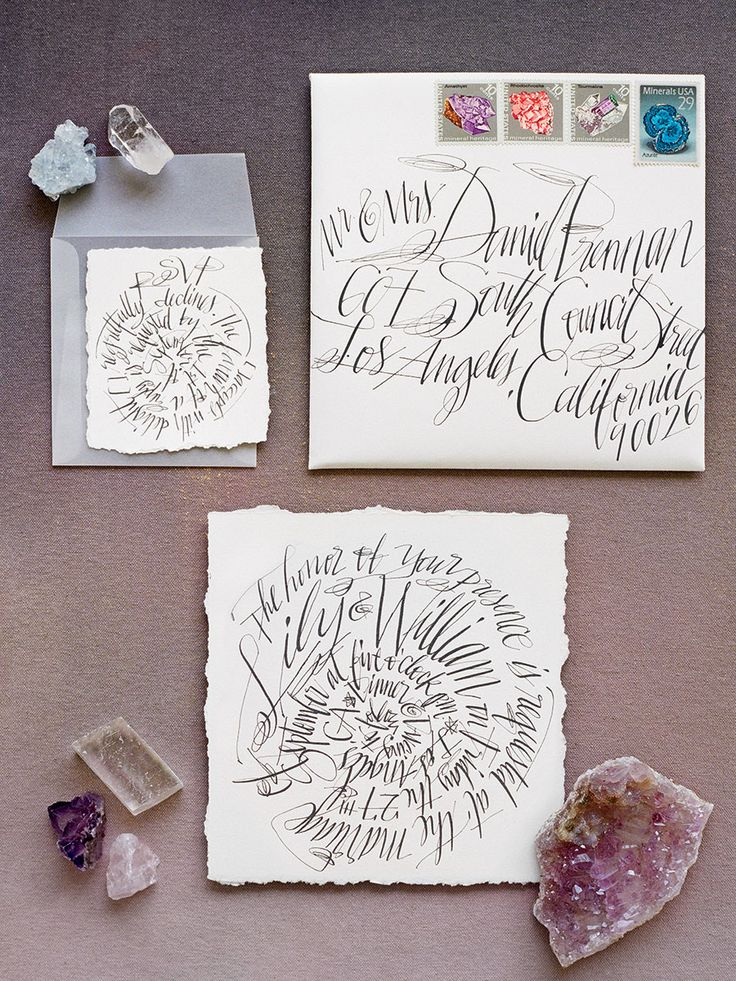
#> input picture Calligraphy_Extracting_and_Font_Approaches/images/image_1.jpg, 736 x 981 px
$ python -i data_preparation.py   (imports and definitions only)
#> lines starting #> are read from the running program, lines starting #| are printed output that depends on the picture; after the words box and inside, x2 and y2 are one past the last pixel; in counts of white or black regions, pixels touching at a corner belong together
# %%writefile /kaggle/working/data_preparation.py
#!/usr/bin/env python3
# Cell 2: Data Preparation and Processing Functions

import cv2
import numpy as np
import re
import json
from pathlib import Path
import logging
from tqdm import tqdm
from PIL import Image
from typing import Dict

logger = logging.getLogger(__name__)


class ImageProcessor:
    """Handles image preprocessing for calligraphy training"""

    def __init__(self, target_size: int = 512):
        self.target_size = target_size

    def preprocess_image(self, image_path: str) -> Image.Image:
        """Preprocess calligraphy image for training"""
        img = Image.open(image_path).convert('RGB')
#> img is the input picture: PIL image 736x981 RGB; mean R, G, B 170.5, 159.4, 160.8

        # Convert to grayscale first for better text detection
        gray = cv2.cvtColor(np.array(img), cv2.COLOR_RGB2GRAY)
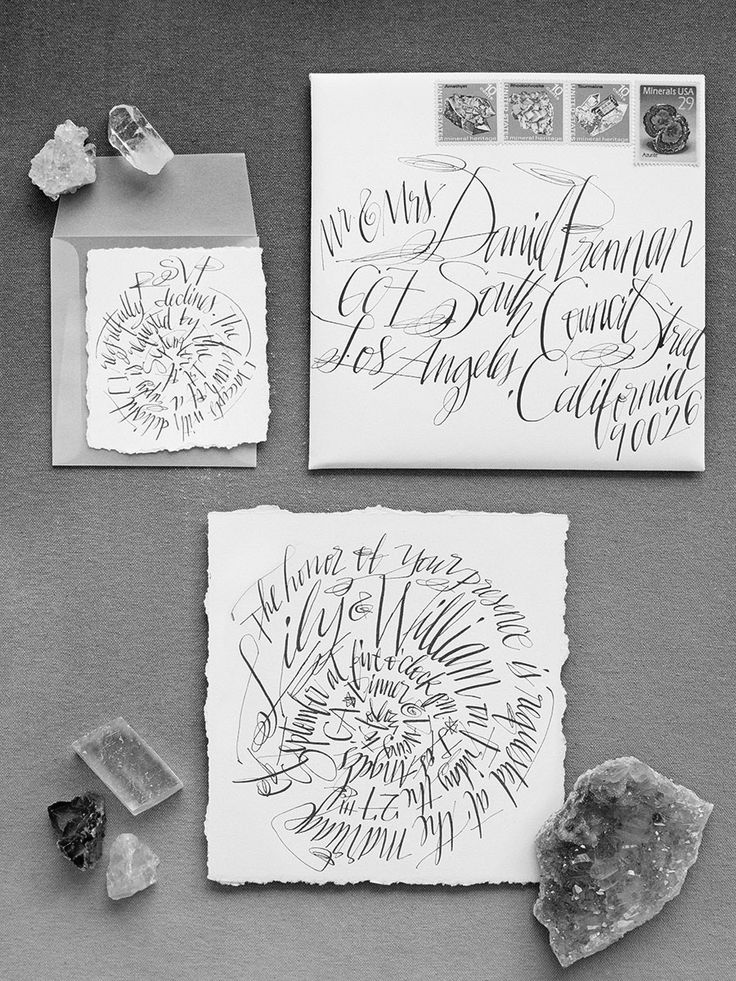
#> gray: shape (981, 736); min 0, max 255, mean 162.9

        # Apply adaptive thresholding for better text extraction
        binary = cv2.adaptiveThreshold(
            gray, 255, cv2.ADAPTIVE_THRESH_GAUSSIAN_C, cv2.THRESH_BINARY, 11, 2
        )
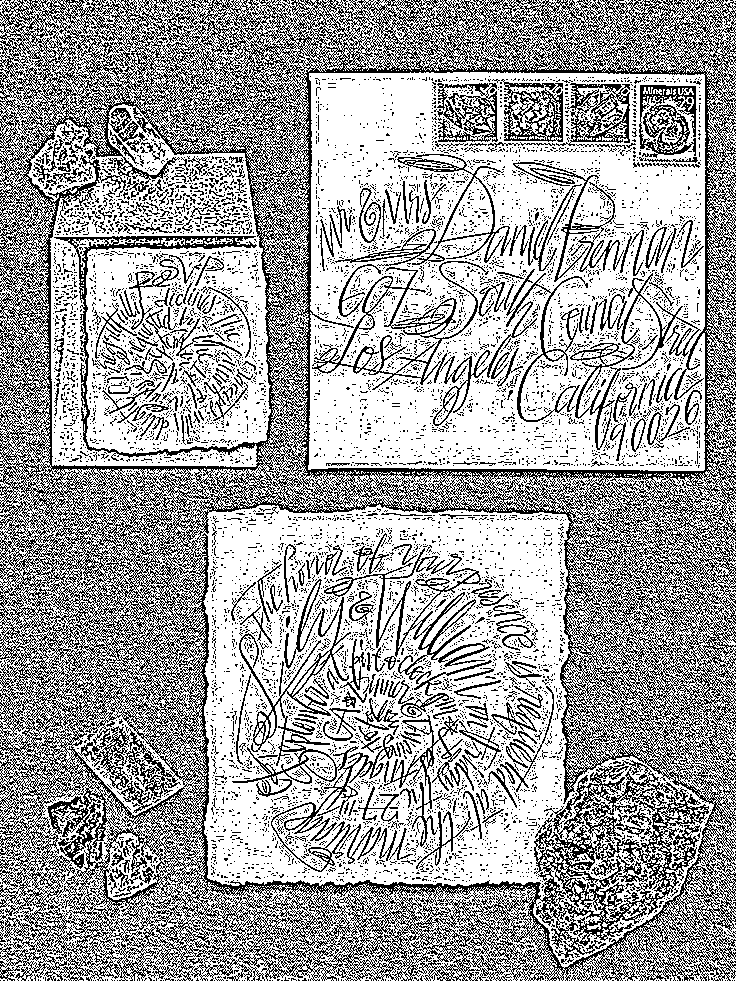
#> binary: shape (981, 736); 64.2% white; black in thin lines or dots

        # Convert back to PIL Image
        processed = Image.fromarray(binary).convert('RGB')
#> processed: PIL image 736x981 RGB; 64.2% white; black in thin lines or dots

        # Resize while maintaining aspect ratio
        processed = self._resize_with_padding(processed)

        return processed

    def _resize_with_padding(self, img: Image.Image) -> Image.Image:
        """Resize image to target size with padding"""
        # Calculate aspect ratio
        w, h = img.size
#> w = 736; h = 981
        aspect = w / h
#> aspect = 0.75

        if aspect > 1:  # Width > Height
            new_w = self.target_size
            new_h = int(self.target_size / aspect)
        else:  # Height >= Width
            new_h = self.target_size
            new_w = int(self.target_size * aspect)
#> new_w = 384

        # Resize image
        img = img.resize((new_w, new_h), Image.Resampling.LANCZOS)
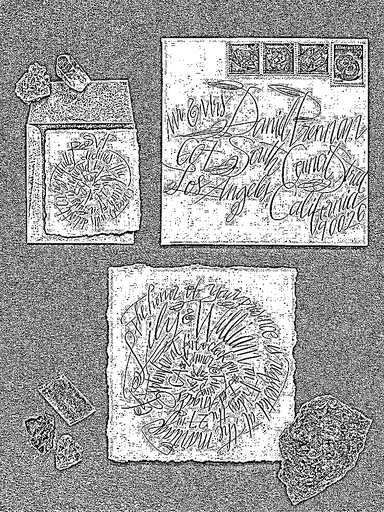
#> img: PIL image 384x512 RGB; min 0, max 255, mean 161.8

        # Create white background
        background = Image.new('RGB', (self.target_size, self.target_size), 'white')
#> background: PIL image 512x512 RGB; every value is 255

        # Paste resized image in center
        x_offset = (self.target_size - new_w) // 2
#> x_offset = 64
        y_offset = (self.target_size - new_h) // 2
        background.paste(img, (x_offset, y_offset))
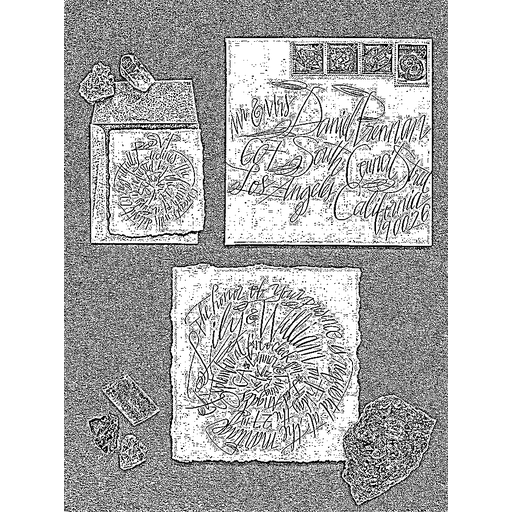
#> background: PIL image 512x512 RGB; min 0, max 255, mean 185.1

        return background

class DatasetBuilder:
    """Builds training dataset from character and word images"""

    def __init__(self, style_name: str = "calligraphy"):
        self.style_name = style_name
        self.processor = ImageProcessor()

    # [107 lines left out: functions extract_character_from_filename, extract_word_from_filename, create_training_data, not called in this run]

# Initialize the dataset builder
dataset_builder = DatasetBuilder(style_name="gothic_calligraphy")

# [2 lines not run here, left out]

>>> result = ImageProcessor().preprocess_image('../../Calligraphy_Extracting_and_Font_Approaches/images/image_1.jpg')

$ run again, on Calligraphy_Extracting_and_Font_Approaches/images/image_4.png
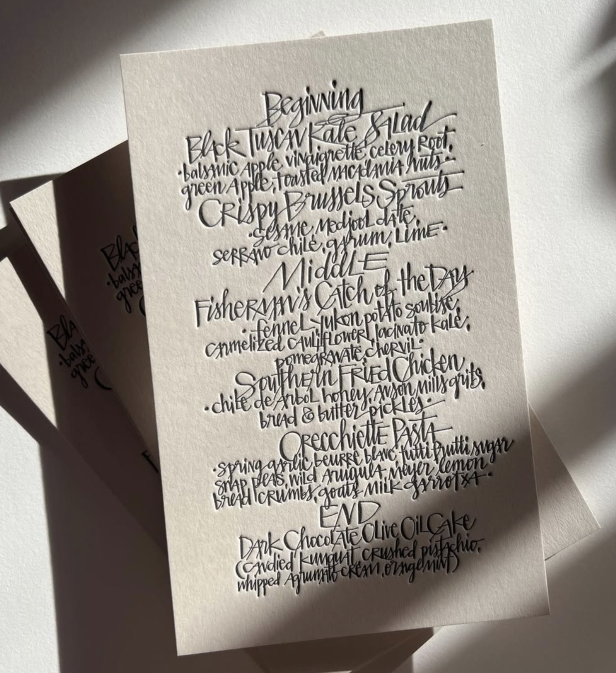
#> input picture Calligraphy_Extracting_and_Font_Approaches/images/image_4.png, 1232 x 1346 px (shown at 1/2 size)
#> in preprocess_image, `binary = cv2.adaptiveThreshold( gray, 255, cv2.ADAPTIVE_THRESH_GAUSSIA..`:
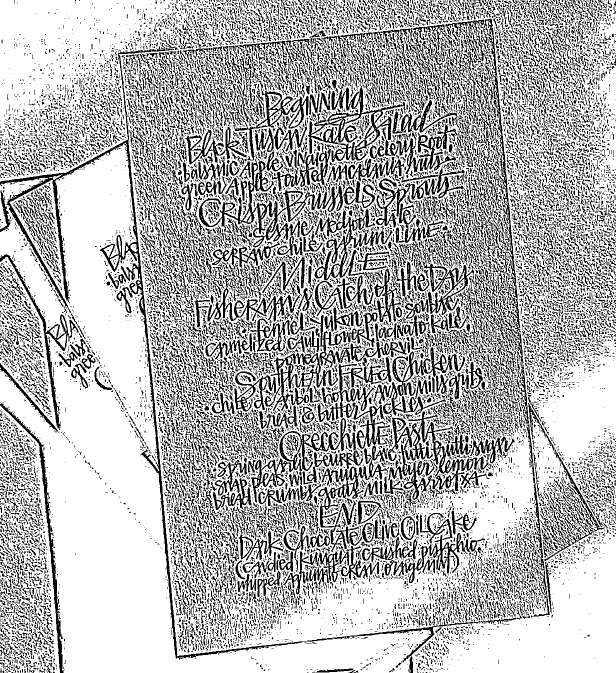
#> binary: shape (1346, 1232) (shown at 1/2 size); 71.1% white; black in thin lines or dots
#> processed: PIL image 1232x1346 RGB; 71.1% white; black in thin lines or dots
#> in _resize_with_padding, `background.paste(img, (x_offset, y_offset))`:
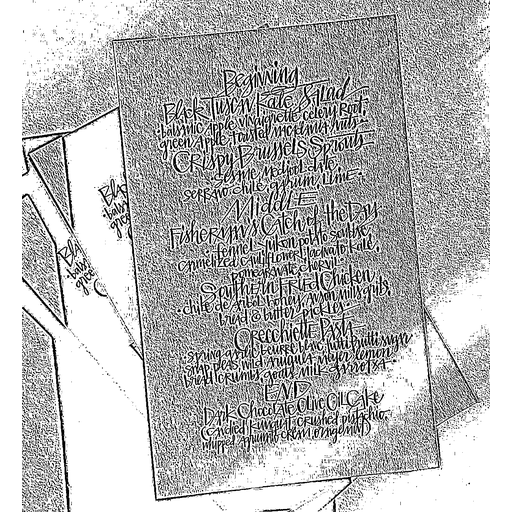
#> background: PIL image 512x512 RGB; min 0, max 255, mean 185.9

$ run again, on Calligraphy_Extracting_and_Font_Approaches/images/image_5.jpg
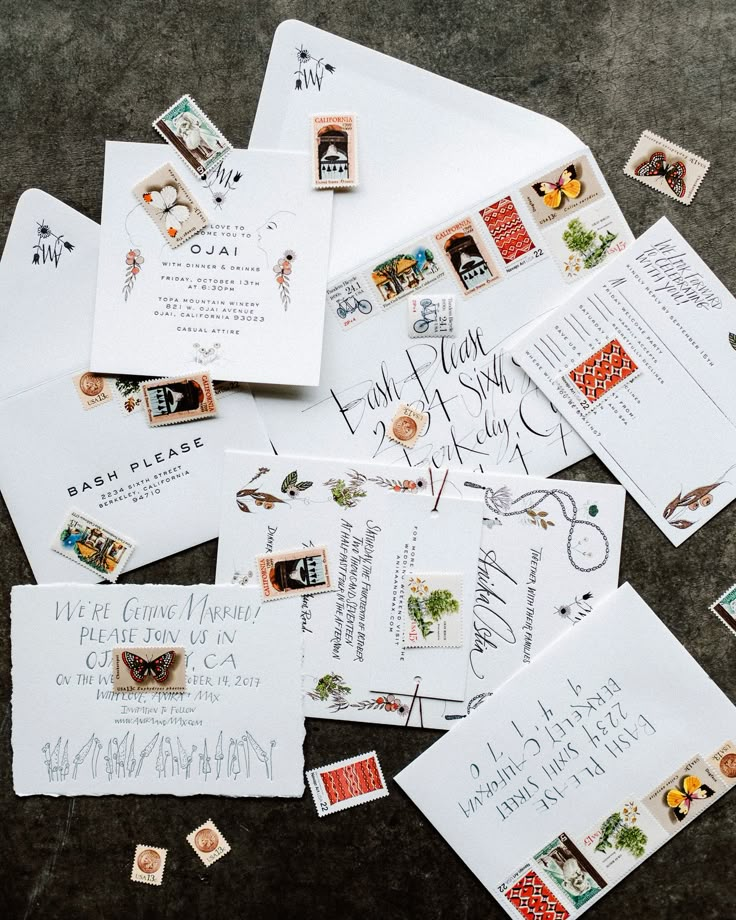
#> input picture Calligraphy_Extracting_and_Font_Approaches/images/image_5.jpg, 736 x 920 px
#> in preprocess_image, img is the input picture: PIL image 736x920 RGB; mean R, G, B 167.4, 166.3, 164.8
#> in preprocess_image, `binary = cv2.adaptiveThreshold( gray, 255, cv2.ADAPTIVE_THRESH_GAUSSIA..`:
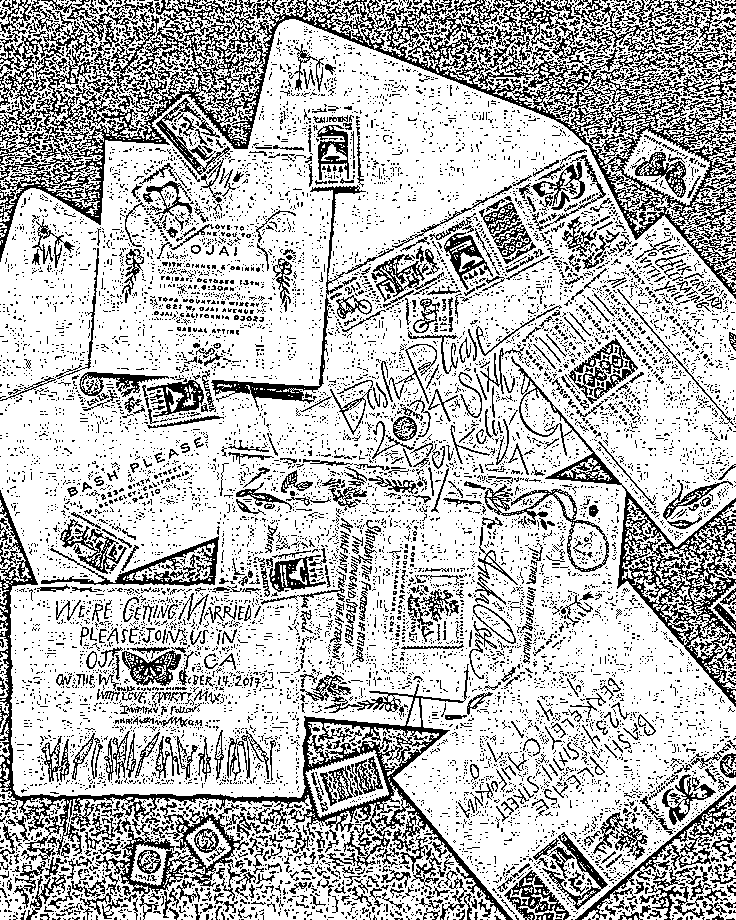
#> binary: shape (920, 736); 72.8% white; black in thin lines or dots
#> processed: PIL image 736x920 RGB; 72.8% white; black in thin lines or dots
#> img: PIL image 409x512 RGB
#> in _resize_with_padding, `background.paste(img, (x_offset, y_offset))`:
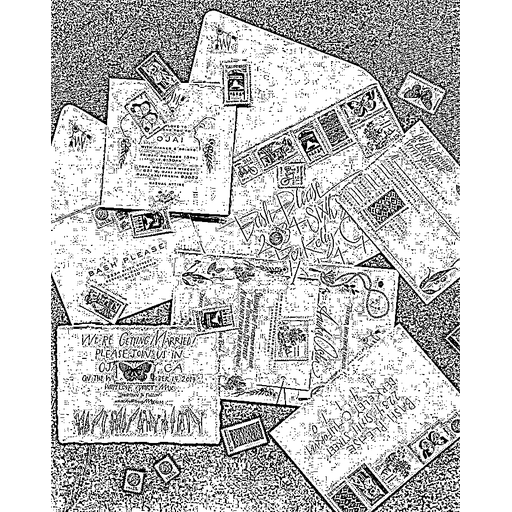
#> background: PIL image 512x512 RGB; min 0, max 255, mean 197.5

$ run again, on Calligraphy_Extracting_and_Font_Approaches/images/image_6.png
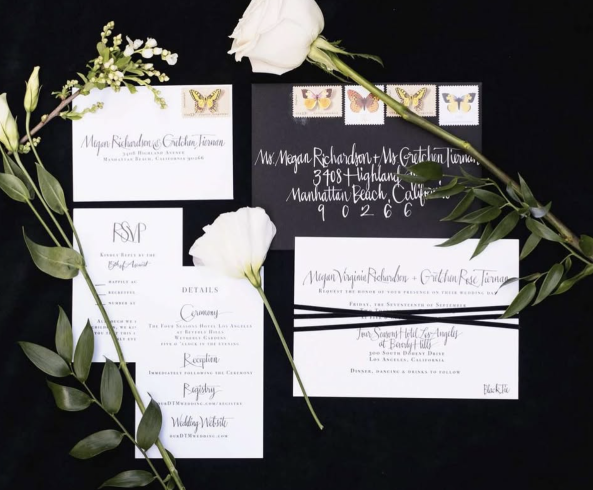
#> input picture Calligraphy_Extracting_and_Font_Approaches/images/image_6.png, 1186 x 980 px (shown at 1/2 size)
#> in preprocess_image, `binary = cv2.adaptiveThreshold( gray, 255, cv2.ADAPTIVE_THRESH_GAUSSIA..`:
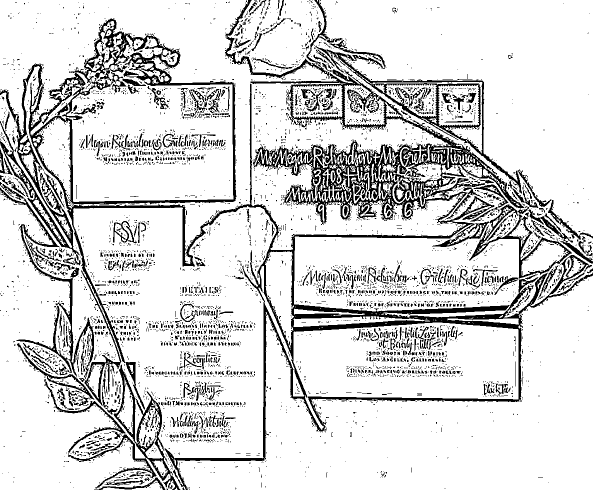
#> binary: shape (980, 1186) (shown at 1/2 size); 84.1% white; 5649 black regions (4938 under 20 px), largest, box (x1, y1, x2, y2) and area: (0, 37, 1186, 980) 94518, (631, 80, 1044, 387) 7958, (136, 729, 361, 980) 5765
#> in _resize_with_padding, `background.paste(img, (x_offset, y_offset))`:
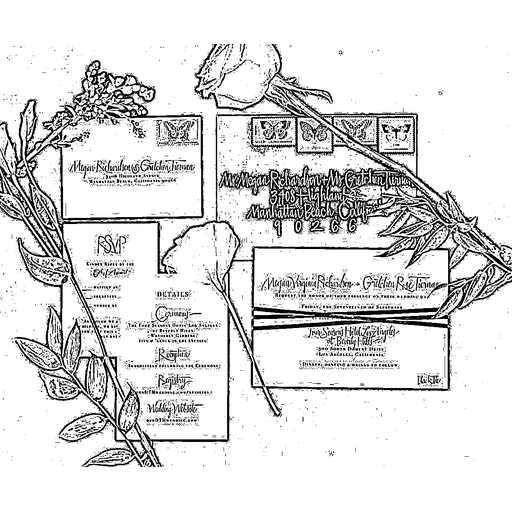
#> background: PIL image 512x512 RGB; min 0, max 255, mean 220.7
